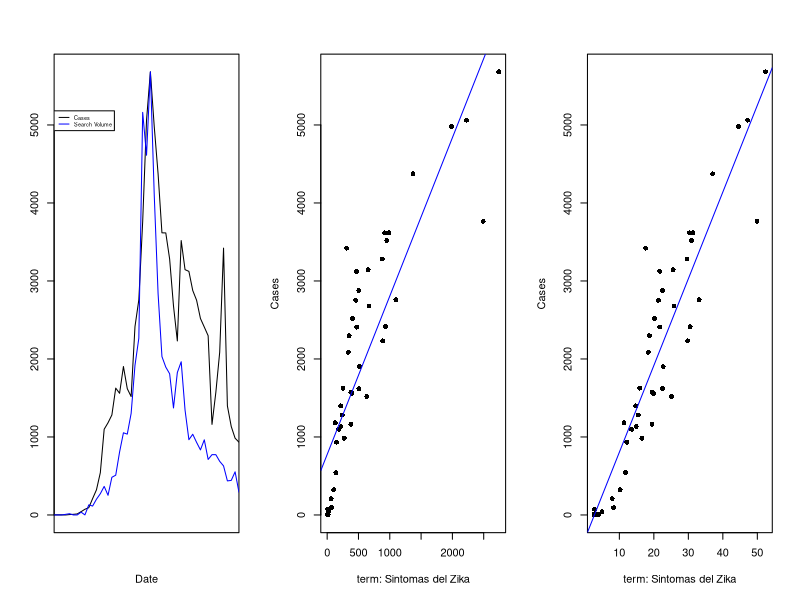
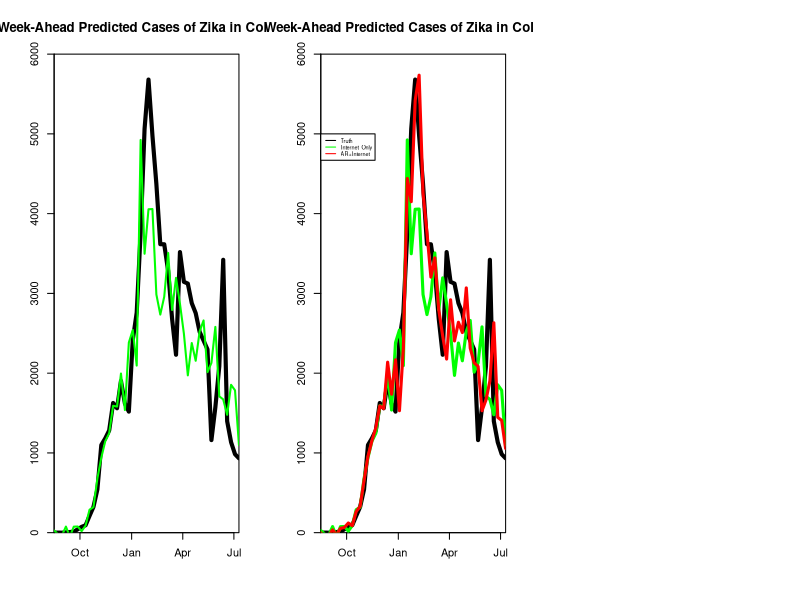

Write R code to recreate these figures, in order.
## ---- chunk 1
library(ggplot2)
library(dplyr)
library(tidyr)
library(glmnet)
library(lubridate)
## ---- chunk 2
setwd("/Users/sarah/Documents/Harvard/Year 4/R tutorials/Zika/")
case_data <- read.csv("Zika_Colombia_cleaned.csv")
head(case_data)
case_data$date <- mdy(case_data$date) # Format the date properly
## ---- chunk 3
cor(case_data$cases[1:20], case_data$sintomas.del.zika[1:20]) # in the training weeks
## ---- chunk 4
cor(case_data$cases, case_data$sintomas.del.zika) # in full dataset
## ---- chunk 5
cor(case_data$cases, sqrt(case_data$sintomas.del.zika)) # in full dataset
## ---- chunk 6
par(mfrow=c(1,3))
# Epidemic curve vs. search volume
plot(as.Date(case_data$date), case_data$cases, type="l", col="black", xlab="Date", ylab=NA, xaxt="n",xaxs="i")
par(new=T)
plot(as.Date(case_data$date), case_data$sintomas.del.zika, type="l", col="blue", axes=F, xlab=NA, ylab=NA, xaxt="n",xaxs="i")
legend(as.Date(case_data$date)[1],2500, c("Cases","Search Volume"), lty=c(1,1),col=c("black","blue"), cex=0.5)

# Correlation
plot(case_data$sintomas.del.zika, case_data$cases, pch=16, ylab="Cases",xlab="term: Sintomas del Zika")
abline(lm(case_data$cases~case_data$sintomas.del.zika), col="blue")

# Correlation with square-root transform
plot(sqrt(case_data$sintomas.del.zika), case_data$cases, pch=16, ylab="Cases",xlab="term: Sintomas del Zika")
abline(lm(case_data$cases~sqrt(case_data$sintomas.del.zika)), col="blue")
## ---- chunk 7
# Create autoregressive terms: 1-3 week lag
case_data$lag_1 <- lag(case_data$cases, 1)

head(case_data) # note the NAs due to lagging the data

# We'll filter to observable data (no NAs due to lags)
case_data <- case_data %>% filter(date>"2015-08-09") # start 1 week in

X_matrix <- as.matrix(case_data[,c(3:ncol(case_data))]) # Choose only the predictors (which start in column 3)
Y_matrix <- as.matrix(case_data[,2])
## ---- chunk 8
predictions_1wk <- NULL
coefficients <- NULL

n <- length(case_data$cases)
k <- 17

for(i in k:(n-1)) {
  sub_X <- X_matrix[1:(i+1),1:(ncol(X_matrix)-1)]
  sub_Y <- Y_matrix[1:(i+1),]
 
  #####################################
  ######## Data transformation ########
  #####################################
  transforms <- cbind(apply(sub_X[1:i,], 2, cor, x = sub_Y[1:i]),
              apply(sqrt(sub_X[1:i,]), 2, cor, x = sub_Y[1:i]),
                    apply(log(sub_X[1:i,]), 2, cor, x = sub_Y[1:i]))
  
  transforms[is.na(transforms)] <- 0
  
  sub_X[,which(max.col(transforms, 'first')==2,arr.ind=T)] <- apply(sub_X[,which(max.col(transforms, 'first')==2,arr.ind=T)], 2, function(x) sqrt(x))
  
  if(length(which(max.col(transforms, 'first')==3,arr.ind=T))>1){
    sub_X[,which(max.col(transforms, 'first')==3,arr.ind=T)] <- apply(sub_X[,which(max.col(transforms, 'first')==3,arr.ind=T)], 2, function(x) log(x))
  } else {
    sub_X[,which(max.col(transforms, 'first')==3,arr.ind=T)] <- log(sub_X[,which(max.col(transforms, 'first')==3,arr.ind=T)])
  }

  #####################################
  ###### 1 week ahead prediction ######
  #####################################
  
  X_train <- sub_X[1:i,]
  Y_train <- sub_Y[1:i]
  fit <- glmnet(X_train, Y_train, family="gaussian")
  set.seed(14)
  cvfit <- cv.glmnet(X_train, Y_train, family = "gaussian",nfolds=5)
  opt.lam <- cvfit$lambda.min 
  
  if (i==(k)){ # get fitted values for the training period
    predictions_1wk <- data.frame(rbind(predictions_1wk, predict(fit, newx=X_train, type="response",s=opt.lam)))
  }
  
  X_test <- sub_X[(i):(i+1),] # the test set
  predictions_1wk <- data.frame(rbind(predictions_1wk,predict(fit, newx=X_test, type="response",s=opt.lam)[2])) # predict next week
  coefficients <- cbind(coefficients,coef(cvfit, s=opt.lam))
  
} 
## ---- chunk 9
names(predictions_1wk)[1] <- "predictions"
predictions_1wk$dates <- case_data[1:(n),1]
print(predictions_1wk)
## ---- chunk 10
plot(case_data$date, case_data$cases, type="l", axes=T, xlab=NA, ylab=NA, col="black", ylim=c(0,6000),xaxs="i", yaxs="i", lwd=4, main="1-Week-Ahead Predicted Cases of Zika in Colombia")
par(new=T)
plot(as.Date(predictions_1wk$dates), predictions_1wk$predictions, type="l", axes=F, xlab=NA, ylab=NA, col="green", lwd=2,xaxs="i", yaxs="i",ylim=c(0,6000),xlim=c(as.numeric(as.Date(case_data$date[1])),(as.numeric(as.Date(case_data$date[n])))))
## ---- chunk 11
predictions_1wk_ARGO <- NULL
coefficients_ARGO <- NULL

n <- length(case_data$cases)
k <- 17

for(i in k:(n-1)) {
  sub_X <- X_matrix[1:(i+1),]
  sub_Y <- Y_matrix[1:(i+1),]
 
  #####################################
  ######## Data transformation ########
  #####################################
  transforms <- cbind(apply(sub_X[1:i,], 2, cor, x = sub_Y[1:i]),
              apply(sqrt(sub_X[1:i,]), 2, cor, x = sub_Y[1:i]),
                    apply(log(sub_X[1:i,]), 2, cor, x = sub_Y[1:i]))
  
  transforms[is.na(transforms)] <- 0
  
  sub_X[,which(max.col(transforms, 'first')==2,arr.ind=T)] <- apply(sub_X[,which(max.col(transforms, 'first')==2,arr.ind=T)], 2, function(x) sqrt(x))
  
  if(length(which(max.col(transforms, 'first')==3,arr.ind=T))>1){
    sub_X[,which(max.col(transforms, 'first')==3,arr.ind=T)] <- apply(sub_X[,which(max.col(transforms, 'first')==3,arr.ind=T)], 2, function(x) log(x))
  } else {
    sub_X[,which(max.col(transforms, 'first')==3,arr.ind=T)] <- log(sub_X[,which(max.col(transforms, 'first')==3,arr.ind=T)])
  }

  #####################################
  ###### 1 week ahead prediction ######
  #####################################
  
  X_train <- sub_X[1:i,]
  Y_train <- sub_Y[1:i]
  fit <- glmnet(X_train, Y_train, family="gaussian")
  set.seed(14)
  cvfit <- cv.glmnet(X_train, Y_train, family = "gaussian",nfolds=5)
  opt.lam <- cvfit$lambda.min 
  
  if (i==(k)){ # get fitted values for the training period
    predictions_1wk_ARGO <- data.frame(rbind(predictions_1wk_ARGO, predict(fit, newx=X_train, type="response",s=opt.lam)))
  }
  
  X_test <- sub_X[(i):(i+1),] # the test set
  predictions_1wk_ARGO <- data.frame(rbind(predictions_1wk_ARGO,predict(fit, newx=X_test, type="response",s=opt.lam)[2])) # predict next week
  coefficients_ARGO <- cbind(coefficients_ARGO,coef(cvfit, s=opt.lam))
  
}  

# Some cleaning
names(predictions_1wk_ARGO)[1] <- "predictions"
predictions_1wk_ARGO$dates <- case_data[1:(n),1]
print(predictions_1wk_ARGO)
## ---- chunk 12
# Internet data only
plot(case_data$date, case_data$cases, type="l", axes=T, xlab=NA, ylab=NA, col="black", ylim=c(0,6000),xaxs="i", yaxs="i", lwd=4, main="1-Week-Ahead Predicted Cases of Zika in Colombia")
par(new=T)
plot(as.Date(predictions_1wk$dates), predictions_1wk$predictions, type="l", axes=F, xlab=NA, ylab=NA, col="green", lwd=3,xaxs="i", yaxs="i",ylim=c(0,6000),xlim=c(as.numeric(as.Date(case_data$date[1])),(as.numeric(as.Date(case_data$date[n])))))

par(new=T)
# Internet + Autoregressive (our "ARGO" model)
plot(as.Date(predictions_1wk_ARGO$dates), predictions_1wk_ARGO$predictions, type="l", axes=F, xlab=NA, ylab=NA, col="red", lwd=3,xaxs="i", yaxs="i",ylim=c(0,6000),xlim=c(as.numeric(as.Date(case_data$date[1])),(as.numeric(as.Date(case_data$date[n])))))
legend(as.Date(case_data$date)[1],5000, c("Truth","Internet Only","AR+Internet"), lty=c(1,1),col=c("black","green","red"), cex=0.5)
## ---- chunk 13
# Add observed cases
predictions_1wk$cases <- case_data[,2]
predictions_1wk_ARGO$cases <- case_data[,2]

# RMSE
rmse_test_1wk <- sqrt(mean((predictions_1wk$cases[(k+1):nrow(predictions_1wk)] - predictions_1wk$predictions[(k+1):nrow(predictions_1wk)])^2))

rmse_test_1wk_ARGO <- sqrt(mean((predictions_1wk_ARGO$cases[(k+1):nrow(predictions_1wk_ARGO)] - predictions_1wk_ARGO$predictions[(k+1):nrow(predictions_1wk_ARGO)])^2))

print(c(rmse_test_1wk,rmse_test_1wk_ARGO))

# rRMSE
rRMSE_1wk <- 100*(sqrt(mean(((predictions_1wk$cases[(k+1):nrow(predictions_1wk)] - predictions_1wk$predictions[(k+1):nrow(predictions_1wk)])^2)/(predictions_1wk$cases[(k+1):nrow(predictions_1wk)])^2)))

rRMSE_1wk_ARGO <- 100*(sqrt(mean(((predictions_1wk_ARGO$cases[(k+1):nrow(predictions_1wk_ARGO)] - predictions_1wk_ARGO$predictions[(k+1):nrow(predictions_1wk_ARGO)])^2)/(predictions_1wk_ARGO$cases[(k+1):nrow(predictions_1wk_ARGO)])^2)))

print(c(rRMSE_1wk, rRMSE_1wk_ARGO))

# Correlation
corr_1wk <- cor(predictions_1wk$cases[(k+1):nrow(predictions_1wk)], predictions_1wk$predictions[(k+1):nrow(predictions_1wk)])

corr_1wk_ARGO <- cor(predictions_1wk_ARGO$cases[(k+1):nrow(predictions_1wk)], predictions_1wk_ARGO$predictions[(k+1):nrow(predictions_1wk)])

print(c(corr_1wk, corr_1wk_ARGO))
